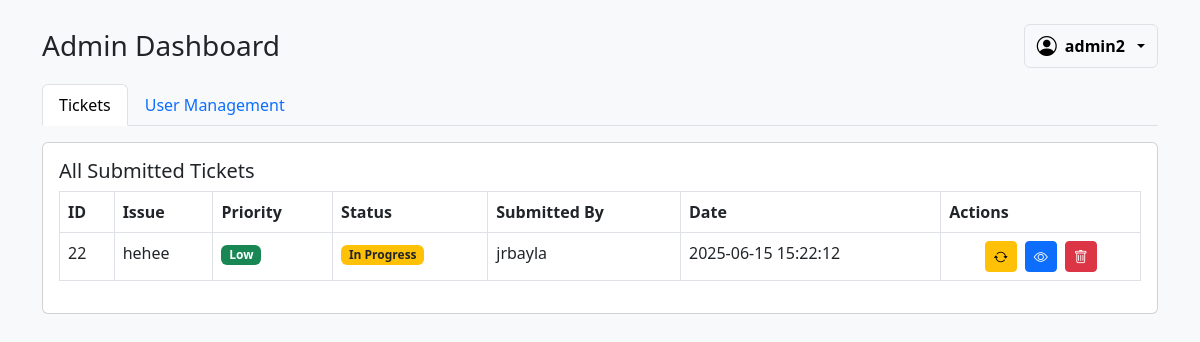
Page /admin_dashboard.php (signed in) on the committed database.
### tables this page shows
CREATE TABLE `tickets` (
  `id` int(11) NOT NULL,
  `name` varchar(100) DEFAULT NULL,
  `email` varchar(100) DEFAULT NULL,
  `issue` text DEFAULT NULL,
  `priority` varchar(10) DEFAULT NULL,
  `status` varchar(50) NOT NULL DEFAULT 'Open',
  `submitted_by` varchar(50) DEFAULT NULL,
  `created_at` timestamp NOT NULL DEFAULT current_timestamp()
);

### admin_dashboard.php (the view, shortened to what this page needs)
<?php
include 'includes/dbconnection.php';
$activeTab = $_GET['tab'] ?? 'tickets';
?>
<!DOCTYPE html>
<html>
<head>
    <link rel="stylesheet" href="assets/style.css">
    <link rel="stylesheet" href="https://cdn.jsdelivr.net/npm/bootstrap@5.3.0/dist/css/bootstrap.min.css">
    <link rel="stylesheet" href="https://cdn.jsdelivr.net/npm/bootstrap-icons@1.10.5/font/bootstrap-icons.css">
</head>
<body class="bg-light">
    <div class="container py-4">
        <div class="d-flex justify-content-between align-items-center mb-3">
            <h3 class="mb-0">Admin Dashboard</h3>
            <div class="dropdown">
                <button class="btn btn-light dropdown-toggle d-flex align-items-center gap-2 border" type="button" data-bs-toggle="dropdown">
                    <i class="bi bi-person-circle fs-5"></i>
                    <span class="fw-semibold"><?= htmlspecialchars($_SESSION['username']) ?></span>
                </button>
            </div>
        </div>
        <ul class="nav nav-tabs">
            <li class="nav-item"><a class="nav-link <?= $activeTab === 'tickets' ? 'active' : '' ?>" href="?tab=tickets">Tickets</a></li>
            <li class="nav-item"><a class="nav-link <?= $activeTab === 'users' ? 'active' : '' ?>" href="?tab=users">User Management</a></li>
        </ul>
        <div class="tab-content mt-3">
            <?php if ($activeTab === 'tickets'): ?>
                <div class="tab-pane fade show active">
                    <div class="card">
                        <div class="card-body">
                            <h5>All Submitted Tickets</h5>
                            <?php $result = $conn->query("SELECT * FROM tickets ORDER BY created_at DESC"); ?>
                            <?php if ($result->num_rows > 0): ?>
                                <table class="table table-bordered">
                                    <thead>
                                        <tr>
                                            <th>ID</th>
                                            <th>Issue</th>
                                            <th>Priority</th>
                                            <th>Status</th>
                                            <th>Submitted By</th>
                                            <th>Date</th>
                                            <th>Actions</th>
                                        </tr>
                                    </thead>
                                    <tbody>
                                        <?php while ($row = $result->fetch_assoc()): ?>
                                            <tr>
                                                <td><?= $row['id'] ?></td>
                                                <td><?= htmlspecialchars($row['issue']) ?></td>
                                                <td>
                                                    <?php
                                                    $priority = $row['priority'];
                                                    if ($priority === 'High') {
                                                        echo '<span class="badge bg-danger">High</span>';
                                                    } elseif ($priority === 'Medium') {
                                                        echo '<span class="badge bg-warning text-dark">Medium</span>';
                                                    } else {
                                                        echo '<span class="badge bg-success">Low</span>';
                                                    }
                                                    ?>
                                                </td>
                                                <td>
                                                    <?php
                                                    $status = $row['status'];
                                                    if ($status === 'Open') {
                                                        echo '<span class="badge bg-success">Open</span>';
                                                    } elseif ($status === 'In Progress') {
                                                        echo '<span class="badge bg-warning text-dark">In Progress</span>';
                                                    } elseif ($status === 'Closed') {
                                                        echo '<span class="badge bg-secondary">Closed</span>';
                                                    } else {
                                                        echo htmlspecialchars($status);
                                                    }
                                                    ?>
                                                </td>
                                                <td><?= htmlspecialchars($row['submitted_by']) ?></td>
                                                <td><?= $row['created_at'] ?></td>
                                                <td>
                                                    <div class="d-flex justify-content-center gap-2">
                                                        <a href="?toggle=<?= $row['id'] ?>" class="btn btn-sm btn-warning" title="Toggle Status">
                                                            <i class="bi bi-arrow-repeat"></i>
                                                        </a>
                                                        <a href="view_ticket.php?id=<?= $row['id'] ?>" class="btn btn-sm btn-primary" title="View Ticket">
                                                            <i class="bi bi-eye"></i>
                                                        </a>
                                                        <a href="?delete=<?= $row['id'] ?>" class="btn btn-sm btn-danger" title="Delete Ticket" onclick="return confirm('Delete this ticket?')">
                                                            <i class="bi bi-trash"></i>
                                                        </a>
                                                    </div>
                                                </td>
                                            </tr>
                                        <?php endwhile; ?>
                                    </tbody>
                                </table>
                            <?php else: ?><p>No tickets found.</p><?php endif; ?>
                        </div>
                    </div>
                </div>
            <?php endif; ?>
        </div>
    </div>
</body>
</html>

### rows in the picture
tickets: id "22", issue "hehee", priority "Low", status "In Progress", submitted_by "jrbayla", created_at "2025-06-15 15:22:12"

### other values in the picture
$_SESSION['username'] "admin2"
